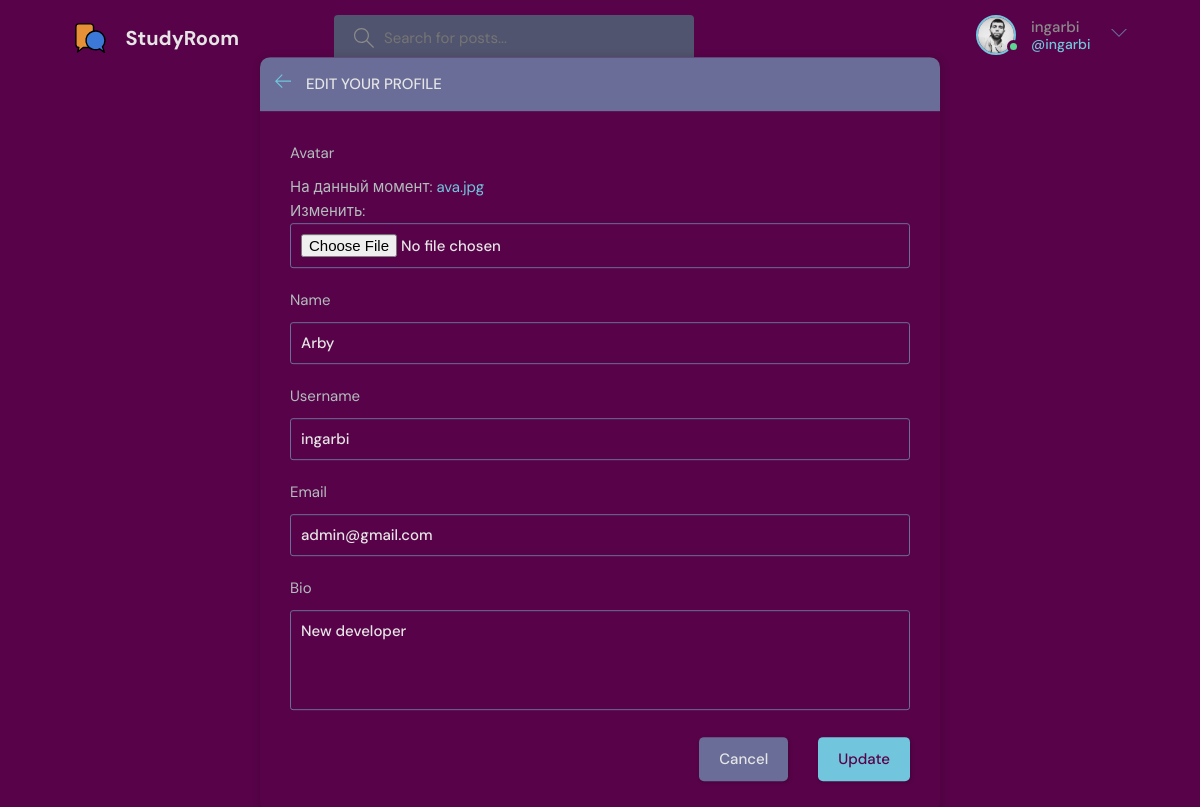
The page /update (signed in) on the database its author committed.
### base/models.py (models this page shows)
class User(AbstractUser):
    name = models.CharField(max_length=200, null=True)
    username = models.CharField(max_length=200, null=True)
    email = models.EmailField(unique=True, null=True)
    bio = models.TextField(null=True)
    avatar = models.ImageField(null=True, default="avatar.svg")
    objects = UserManager()
    USERNAME_FIELD = 'email'
    REQUIRED_FIELDS = []

### base/views.py (the view)
# urls.py: path('update', views.updateUser, name="update-user"),
@login_required(login_url='login')
def updateUser(request):
    user = request.user
    form = UserForm(instance=user)
    if request.method == 'POST':
        form = UserForm(request.POST, request.FILES, instance=user)
        if form.is_valid():
            form.save()
            return redirect ('user-profile', pk=user.id)
    context = {'form':form}
    return render(request, 'base/update-user.html', context)

### base/forms.py
class UserForm(ModelForm):
    class Meta:
        model = User
        fields = ['avatar', 'name', 'username', 'email', 'bio']

### base/templates/base/update-user.html (shortened to what this page needs)
{% extends 'main.html' %}
{% block content%}
    <main class="update-account layout">
        <div class="container">
            <div class="layout__box">
                <div class="layout__boxHeader">
                    <div class="layout__boxTitle">
                        <a href="{% url 'home' %}">
                            <svg version="1.1" xmlns="http://www.w3.org/2000/svg" width="32" height="32"
                                viewBox="0 0 32 32">
                                <title>arrow-left</title>
                                <path
                                    d="M13.723 2.286l-13.723 13.714 13.719 13.714 1.616-1.611-10.96-10.96h27.625v-2.286h-27.625l10.965-10.965-1.616-1.607z">
                                </path>
                            </svg>
                        </a>
                        <h3>Edit your profile</h3>
                    </div>
                </div>
                <div class="layout__body">
                    <form class="form" action="" method="POST" enctype="multipart/form-data">
                      {% for field in form %}
                        <div class="form__group">
                            <label for="profile_pic">{{field.label}}</label>
                            {{field}}
                        </div>
                        {% endfor %}
                        <div class="form__action">
                            <a class="btn btn--dark" href="{{request.META.HTTP_REFERER}}">Cancel</a>
                            <button class="btn btn--main" type="submit">Update</button>
                        </div>
                    </form>
                </div>
            </div>
        </div>
    </main>
    {% endblock content%}

### templates/navbar.html (shortened to what this page needs)
{% load static %}
<header class="header header--loggedIn">
    <div class="container">
      <a href="{% url 'home' %}" class="header__logo">
        <img src="{% static 'images/logo.svg' %}" />
        <h1>StudyRoom</h1>
      </a>
      <form class="header__search" method="GET" action="{% url 'home' %}">
        <label>
          <input name="q" placeholder="Search for posts..." />
        </label>
      </form>
      <nav class="header__menu">
        {% if request.user.is_authenticated %}
        <div class="header__user">
          <a href="{% url 'update-user' %}">
            <div class="avatar avatar--medium active">
              <img src="{{request.user.avatar.url}}" />
            </div>
            <p>{{request.user.username}} <span>@{{request.user.username}}</span></p>
          </a>
          <button class="dropdown-button">
            <svg version="1.1" xmlns="http://www.w3.org/2000/svg" width="32" height="32" viewBox="0 0 32 32">
              <title>chevron-down</title>
              <path d="M16 21l-13-13h-3l16 16 16-16h-3l-13 13z"></path>
            </svg>
          </button>
        </div>
        {% else %}
        <a href="{% url 'login' %}">
          <img src="{% static 'images/avatar.svg' %}" />
          <p>Login</p>
        </a>
        {% endif %}
      </nav>
    </div>
  </header>

### rows shown on the page
User: user.avatar (picture), user.username "ingarbi", form "Arby" "ingarbi" "admin@gmail.com" "New developer"

### other values the page prints
{{ field.label }} "Avatar" "Name" "Username" "Email" "Bio"
